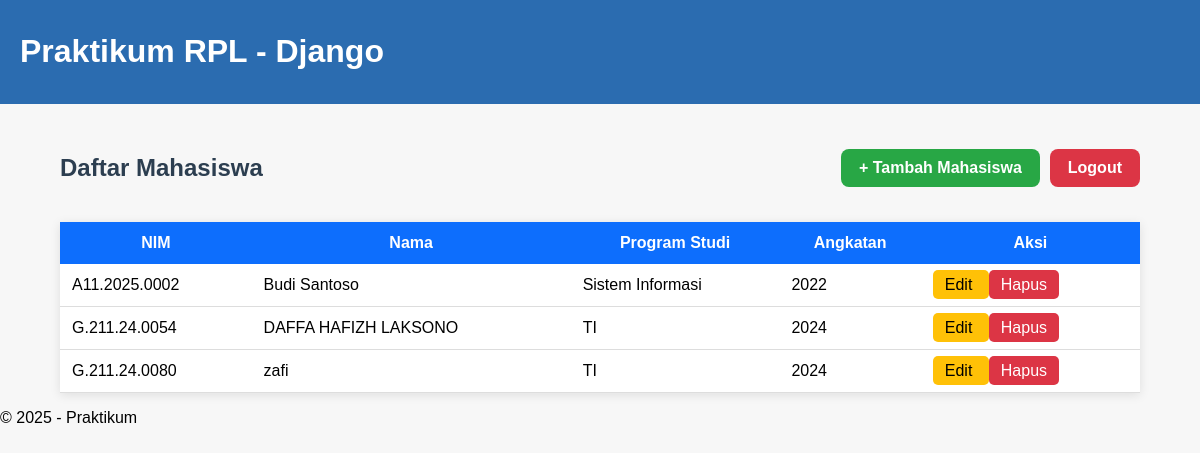
Screenshot of /mahasiswa/daftar/ (signed in) with the database file from the repository.
### mahasiswa/models.py (models this page shows)
class Mahasiswa(models.Model):
    nim = models.CharField(max_length=15, unique=True)
    nama = models.CharField(max_length=100)
    programstudi = models.CharField(max_length=50)
    angkatan = models.IntegerField()

### mahasiswa/views.py (the view)
# urls.py: path('daftar/', views.daftar_mahasiswa, name='daftar_mahasiswa'),
@login_required(login_url='/akun/login/')
def daftar_mahasiswa(request):
    mahasiswas = Mahasiswa.objects.all()
    return render(
        request,
        'mahasiswa/daftar.html',
        {'mahasiswas': mahasiswas}
    )

### mahasiswa/templates/mahasiswa/daftar.html (shortened to what this page needs)
{% extends 'base.html' %}
{% block content %}
<div class="container">
    <div class="header-section">
        <h2>Daftar Mahasiswa</h2>
        <div class="action-buttons">
            <a href="{% url 'tambah_mahasiswa' %}" class="btn btn-add">
                + Tambah Mahasiswa
            </a>
            <a href="{% url 'logout' %}" class="btn btn-logout">
                Logout
            </a>
        </div>
    </div>
    <table class="table-mahasiswa">
        <thead>
            <tr>
                <th>NIM</th>
                <th>Nama</th>
                <th>Program Studi</th>
                <th>Angkatan</th>
                <th>Aksi</th>
            </tr>
        </thead>
        <tbody>
            {% for mhs in mahasiswas %}
            <tr>
                <td>{{ mhs.nim }}</td>
                <td>{{ mhs.nama }}</td>
                <td>{{ mhs.programstudi }}</td>
                <td>{{ mhs.angkatan }}</td>
                <td>
                    <a href="{% url 'edit_mahasiswa' mhs.id %}" class="btn-edit">
                        Edit
                    </a>
                    <a href="{% url 'hapus_mahasiswa' mhs.id %}" class="btn-delete"
                       onclick="return confirm('Yakin ingin menghapus data ini?')">
                        Hapus
                    </a>
                </td>
            </tr>
            {% empty %}
            <tr>
                <td colspan="5" style="text-align:center;">
                    Belum ada data mahasiswa
                </td>
            </tr>
            {% endfor %}
        </tbody>
    </table>
</div>
{% endblock %}

### templates/base.html (shortened to what this page needs)
{% load static %}
<!DOCTYPE html>
<html lang="id">
<head>
{% load static %}
<link rel="stylesheet" href="{% static 'mahasiswa/css/style.css' %}">
</head>
<body>
<header>
<h1>Praktikum RPL - Django</h1>
</header>
<main>
{% block content %}{% endblock %}
</main>
<footer>
<p>&copy; 2025 - Praktikum</p>
</footer>
</body>
</html>

### mahasiswa/static/mahasiswa/css/style.css (style rules this page uses)
body { font-family: Arial, sans-serif; margin:0; padding:0; background:#f7f7f7; }
header { background:#2b6cb0; color:white; padding:12px 20px; }
.btn { display:inline-block; padding:10px 18px; background:#2b6cb0; color:white; text-decoration:none; border-radius:6px; }

### mahasiswa/templates/mahasiswa/daftar.html (style rules this page uses)
.container { width:90%; margin:auto; margin-top:30px; }
.header-section { display:flex; justify-content:space-between; align-items:center; margin-bottom:20px; }
.header-section h2 { color:#2c3e50; }
.action-buttons { display:flex; gap:10px; }
.btn { text-decoration:none; padding:10px 18px; border-radius:8px; color:white; font-weight:bold; }
.btn-add { background:#28a745; }
.btn-logout { background:#dc3545; }
.table-mahasiswa { width:100%; border-collapse:collapse; background:white; box-shadow:0 2px 10px rgba(0,0,0,0.1); }
.table-mahasiswa th { background:#0d6efd; color:white; padding:12px; }
.table-mahasiswa td { padding:12px; border-bottom:1px solid #ddd; }
.btn-edit { background:#ffc107; color:black; text-decoration:none; padding:6px 12px; border-radius:5px; }
.btn-delete { background:#dc3545; color:white; text-decoration:none; padding:6px 12px; border-radius:5px; }

### rows the page displays
Mahasiswa: nim "A11.2025.0002", nama "Budi Santoso", programstudi "Sistem Informasi", angkatan "2022"
Mahasiswa: nim "G.211.24.0054", nama "DAFFA HAFIZH LAKSONO", programstudi "TI", angkatan "2024"
Mahasiswa: nim "G.211.24.0080", nama "zafi", programstudi "TI", angkatan "2024"
